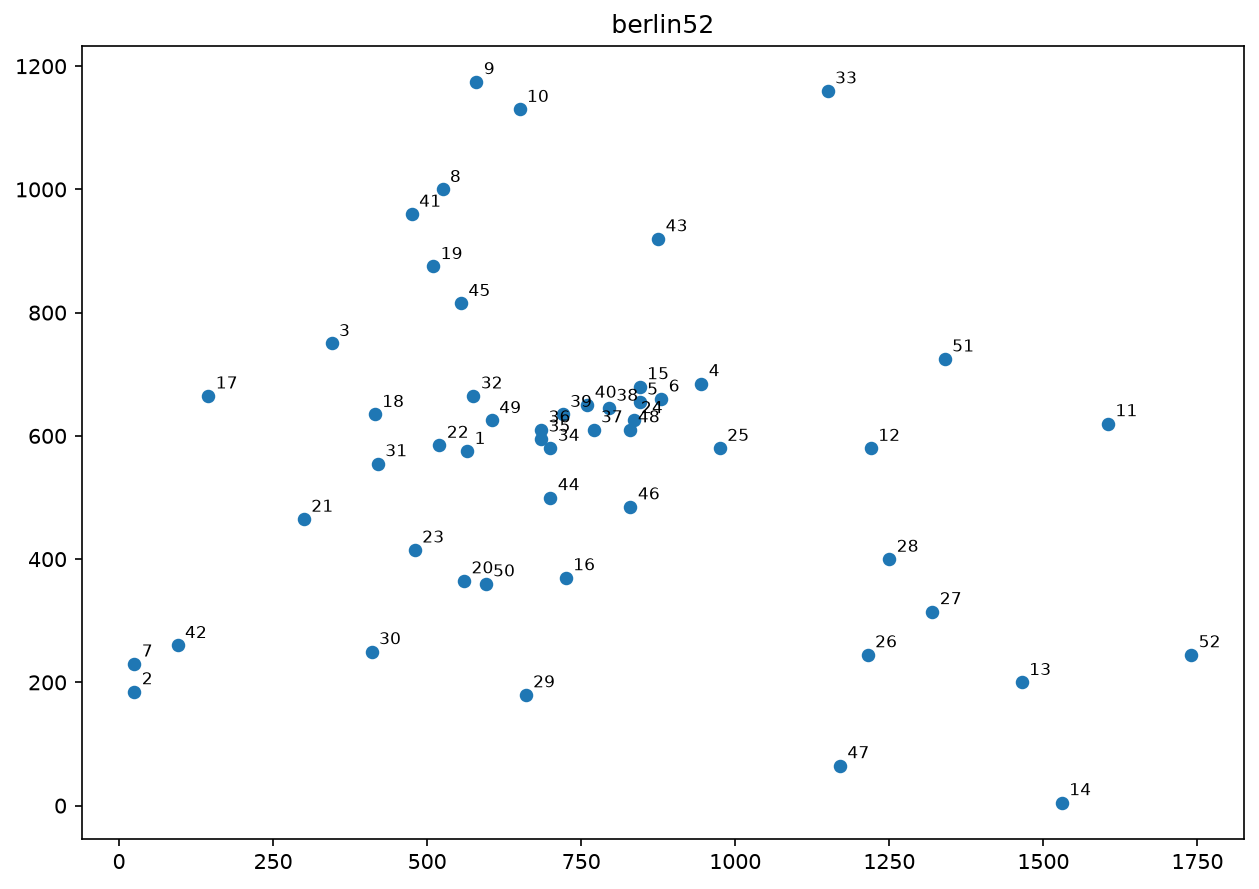

The Python source for this figure:
import matplotlib.pyplot as plt

from read import cidades              # reaproveita a leitura do read.py


def desenhar(cidades, rota=None, titulo="berlin52", arquivo="mapa.png"):
    xs = [c[0] for c in cidades]      # todos os x
    ys = [c[1] for c in cidades]      # todos os y

    plt.figure(figsize=(10, 7))

    # se recebeu uma rota, liga as cidades nessa ordem e volta para a primeira
    if rota is not None:
        caminho = rota + [rota[0]]
        plt.plot([xs[i] for i in caminho], [ys[i] for i in caminho], color="tab:green", linewidth=1.5, zorder=1)

    plt.scatter(xs, ys, color="tab:blue", s=30, zorder=2)                 # as cidades
    for i, (x, y) in enumerate(cidades):
        plt.text(x + 12, y + 12, str(i + 1), fontsize=8)                  # número da cidade (posição 0 = cidade 1)

    plt.title(titulo)
    plt.gca().set_aspect("equal")     # mesma escala em x e y, para o mapa não ficar esticado
    plt.savefig(arquivo, dpi=150, bbox_inches="tight")
    plt.show()


if __name__ == "__main__":
    desenhar(cidades)
